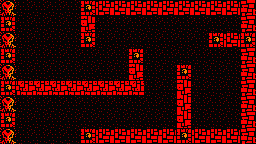

Tiled map render using the project's own tile images. Description and the whole map definition, tile-layer contents included, below:
An orthogonal 16x9 tile map with 16x16 px tiles, 1 tile layer (Tile Layer 1).

<map version="1.10" tiledversion="1.11.2" orientation="orthogonal" renderorder="right-down" width="16" height="9" tilewidth="16" tileheight="16" infinite="0" nextlayerid="2" nextobjectid="1">
 <tileset firstgid="1" source="tileset.tsx" />
 <layer id="1" name="Tile Layer 1" width="16" height="9">
  <data encoding="csv">
6,15,15,15,15,1,4,4,4,4,4,4,4,4,4,5,
1,15,15,15,15,3,15,15,15,15,15,15,15,15,15,5,
6,15,15,15,15,1,15,15,15,15,15,15,15,1,4,1,
1,15,15,15,15,15,15,15,1,15,15,15,15,15,15,5,
6,15,15,15,15,15,15,15,3,15,15,1,15,15,15,5,
1,2,2,2,2,2,2,2,2,15,15,3,15,15,15,5,
6,15,15,15,15,15,15,15,15,15,15,3,15,15,15,5,
1,15,15,15,15,15,15,15,15,15,15,3,15,15,15,5,
6,15,15,15,15,1,4,4,4,4,4,1,4,4,4,5
</data>
 </layer>
</map>
